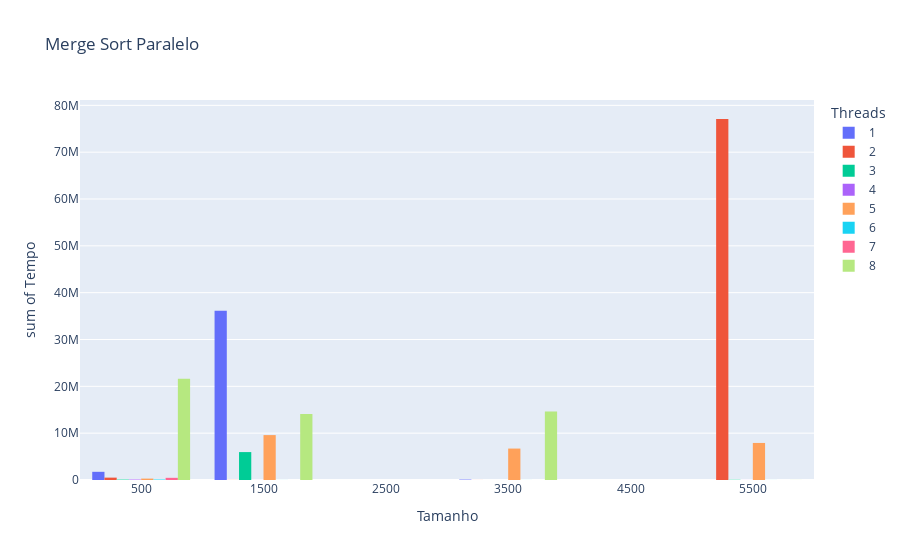

Write notebook code for a chart like this one.
### Code cell
data = pd.read_csv("C:\\Users\\Rafael Oliveira\\Desktop\\AV2\\merge_sort_paralelo.csv", sep=',')

data['Tempo'] = data.groupby(['Tamanho', 'Threads'])['Tempo'].transform('mean')

data_mean = data.groupby(['Tamanho', 'Threads']).mean().reset_index()

data_mean.plot(kind='hist', x='Tamanho', y='Tempo', barmode='group',color='Threads', title='Merge Sort Paralelo', labels={'Tamanho': 'Tamanho', 'Tempo': 'Tempo', 'Threads': 'Threads'})

### Figure 1 — Plotly figure (JSON) as saved in the notebook; plotly's stock layout.template omitted (floating-point values rounded to 4 significant figures)
{"data": [{"alignmentgroup": "True", "bingroup": "x", "histfunc": "sum", "hovertemplate": "Threads=1<br>Tamanho=%{x}<br>sum of Tempo=%{y}<extra></extra>", "legendgroup": "1", "marker": {"color": "#636efa", "pattern": {"shape": ""}}, "name": "1", "offsetgroup": "1", "orientation": "v", "showlegend": true, "type": "histogram", "x": [100, 500, 1000, 3500, 5000], "xaxis": "x", "y": [682625, 1065000.0, 36118825, 91700, 5700], "yaxis": "y"}, {"alignmentgroup": "True", "bingroup": "x", "histfunc": "sum", "hovertemplate": "Threads=2<br>Tamanho=%{x}<br>sum of Tempo=%{y}<extra></extra>", "legendgroup": "2", "marker": {"color": "#EF553B", "pattern": {"shape": ""}}, "name": "2", "offsetgroup": "2", "orientation": "v", "showlegend": true, "type": "histogram", "x": [100, 500, 1000, 3500, 5000], "xaxis": "x", "y": [491000.0, 16210.0, 18460.0, 8038.0, 77080000.0], "yaxis": "y"}, {"alignmentgroup": "True", "bingroup": "x", "histfunc": "sum", "hovertemplate": "Threads=3<br>Tamanho=%{x}<br>sum of Tempo=%{y}<extra></extra>", "legendgroup": "3", "marker": {"color": "#00cc96", "pattern": {"shape": ""}}, "name": "3", "offsetgroup": "3", "orientation": "v", "showlegend": true, "type": "histogram", "x": [100, 500, 1000, 3500, 5000], "xaxis": "x", "y": [76000, 12790.0, 5959000.0, 7212.0, 51510.0], "yaxis": "y"}, {"alignmentgroup": "True", "bingroup": "x", "histfunc": "sum", "hovertemplate": "Threads=4<br>Tamanho=%{x}<br>sum of Tempo=%{y}<extra></extra>", "legendgroup": "4", "marker": {"color": "#ab63fa", "pattern": {"shape": ""}}, "name": "4", "offsetgroup": "4", "orientation": "v", "showlegend": true, "type": "histogram", "x": [100, 500, 1000, 3500, 5000], "xaxis": "x", "y": [88425, 14600, 11360.0, 6762.0, 10590.0], "yaxis": "y"}, {"alignmentgroup": "True", "bingroup": "x", "histfunc": "sum", "hovertemplate": "Threads=5<br>Tamanho=%{x}<br>sum of Tempo=%{y}<extra></extra>", "legendgroup": "5", "marker": {"color": "#FFA15A", "pattern": {"shape": ""}}, "name": "5", "offsetgroup": "5", "orientation": "v", "showlegend": true, "type": "histogram", "x": [100, 500, 1000, 3500, 5000], "xaxis": "x", "y": [286225, 12390.0, 9588000.0, 6712600, 7912575], "yaxis": "y"}, {"alignmentgroup": "True", "bingroup": "x", "histfunc": "sum", "hovertemplate": "Threads=6<br>Tamanho=%{x}<br>sum of Tempo=%{y}<extra></extra>", "legendgroup": "6", "marker": {"color": "#19d3f3", "pattern": {"shape": ""}}, "name": "6", "offsetgroup": "6", "orientation": "v", "showlegend": true, "type": "histogram", "x": [100, 500, 1000, 3500, 5000], "xaxis": "x", "y": [88840.0, 18425, 10790.0, 8525, 9562.0], "yaxis": "y"}, {"alignmentgroup": "True", "bingroup": "x", "histfunc": "sum", "hovertemplate": "Threads=7<br>Tamanho=%{x}<br>sum of Tempo=%{y}<extra></extra>", "legendgroup": "7", "marker": {"color": "#FF6692", "pattern": {"shape": ""}}, "name": "7", "offsetgroup": "7", "orientation": "v", "showlegend": true, "type": "histogram", "x": [100, 500, 1000, 3500, 5000], "xaxis": "x", "y": [439700, 26775, 6888.0, 6038.0, 5000], "yaxis": "y"}, {"alignmentgroup": "True", "bingroup": "x", "histfunc": "sum", "hovertemplate": "Threads=8<br>Tamanho=%{x}<br>sum of Tempo=%{y}<extra></extra>", "legendgroup": "8", "marker": {"color": "#B6E880", "pattern": {"shape": ""}}, "name": "8", "offsetgroup": "8", "orientation": "v", "showlegend": true, "type": "histogram", "x": [100, 500, 1000, 3500, 5000], "xaxis": "x", "y": [74850, 21521875, 14120000.0, 14650000.0, 12910.0], "yaxis": "y"}], "layout": {"barmode": "group", "legend": {"title": {"text": "Threads"}, "tracegroupgap": 0}, "title": {"text": "Merge Sort Paralelo"}, "xaxis": {"anchor": "y", "domain": [0, 1], "title": {"text": "Tamanho"}}, "yaxis": {"anchor": "x", "domain": [0, 1], "title": {"text": "sum of Tempo"}}}}
